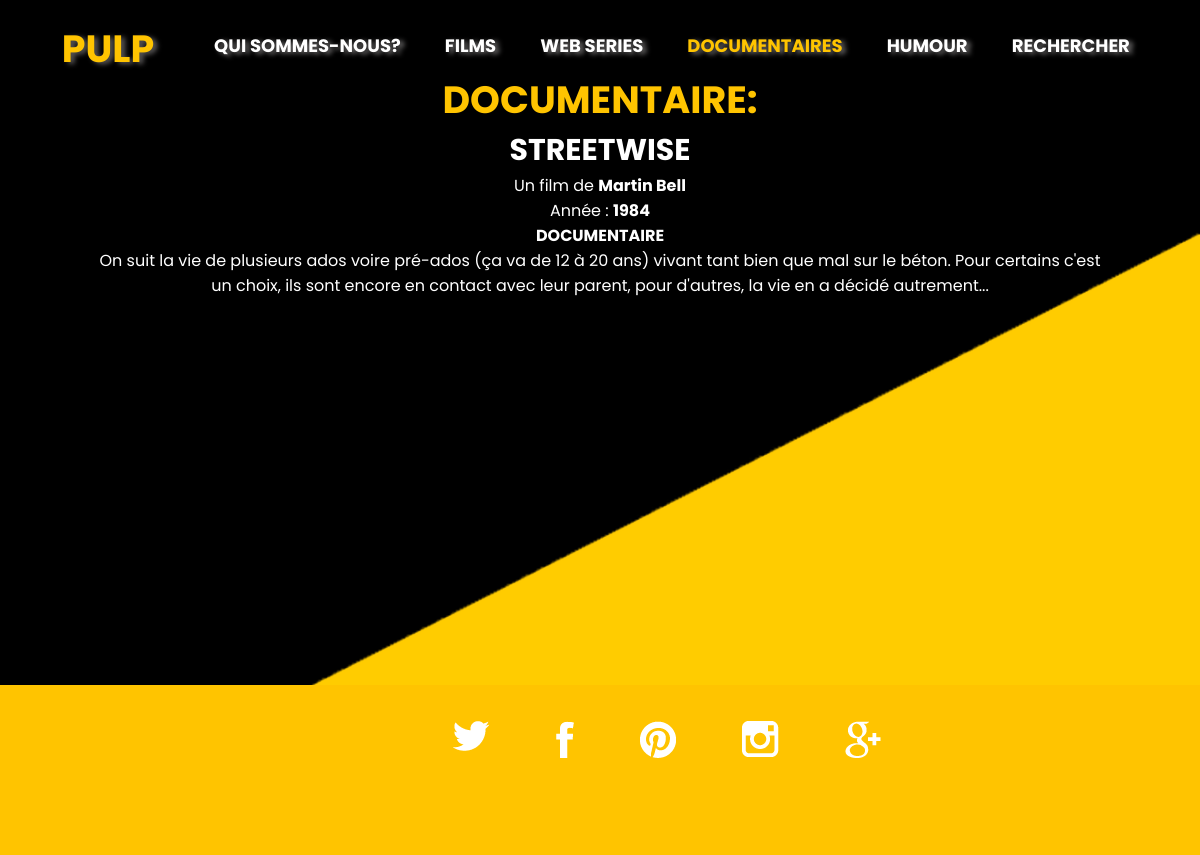
Page /php/showdocu.php?id=14 on the committed database.
### tables this page shows
CREATE TABLE IF NOT EXISTS `films` (
  `id` int(15) NOT NULL,
  `categorie` varchar(255) NOT NULL,
  `titre` varchar(255) NOT NULL,
  `realisateur` varchar(255) NOT NULL,
  `date` int(11) DEFAULT NULL,
  `genre` varchar(255) NOT NULL,
  `description` text NOT NULL,
  `img` varchar(255) NOT NULL,
  `lien` text NOT NULL,
  `visible` int(11) NOT NULL DEFAULT '1'
);

### php/showdocu.php (the view, shortened to what this page needs)
<?php
require_once "connect.php";
if(isset($_GET['id'])){
    $id = (int) $_GET['id'];
} else {
    header('Location: showdocu.php');
}
$sql = "SELECT
    `id`,
    `titre`,
    `realisateur`,
    `date`,
    `lien`,
    `description`,
    `genre`
FROM
    `films`
WHERE
  `id` = :id
";
$stmt = $pdo->prepare($sql);
$stmt->bindValue(':id', $id, PDO::PARAM_INT);
$stmt->execute();
?>
    <!DOCTYPE html>
    <html lang="fr">
    <head>
      <link rel="stylesheet" href="../styles/style.css">
    </head>
    <body id="blackyellow">
      <header class="clearfix document">
        <?php require ("header.php") ?>
      </header>
      <main class="white" >
        <section>
        <?php while($row = $stmt->fetch(PDO::FETCH_ASSOC)):?>
            <div class="white posi">
              <ul>
                <h1 class="categorie">Documentaire:</h1>
                <li>
                  <strong id="titre"><?=$row['titre']?></strong>
                </li>
                <li>
                  Un film de
                  <strong><?= $row['realisateur'] ?></strong>
                </li>
                <li>
                  Année :
                  <strong><?= $row['date'] ?></strong>
                </li>
                <li>
                  <strong id="genre"><?= $row['genre'] ?></strong>
                </li>
                <li>
                  <?= $row['description'] ?>
                </li>
                <li>
                  <strong><?=$row['lien']?></strong>
                </li>
              </ul>
            </div>
            <?php endwhile; ?>
            </section>
          </main>
          <footer>
            <?php require ("footer.php") ?>
          </footer>
    </body>
    </html>

### styles/style.css (style rules this page uses)
* { padding: 0; margin: 0; box-sizing: border-box; }
.clearfix:before, .clearfix:after { content: " "; display: table; }
.clearfix:after { clear: both; }
body { font-family: 'Poppins', sans-serif; }
header { width: 100%; }
h1 { text-transform: uppercase; text-align: center; width: 10%; float: left; margin-top: 20px; margin-left: 4%; font-size: 38px; }
main { width: 85%; margin: 0 auto; padding: 0 0 2% 0; }
iframe { width: 50%; height: 47.5vh; }
footer { background-color: #ffc400; height: 170px; width: 100%; float: left; }
#blackyellow { background-image: url('../img-layout/back.png'); background-repeat: no-repeat; background-size: 100%; background-clip: border-box; background-color: #ffc400; background-position: fixed; }
.white { color: #fff; }
.posi { margin-top: 7%; }
#titre { font-size: 30px; text-transform: uppercase; }
.white ul { float: left; }
.white ul li { text-align: center; list-style: none; }
.categorie { color: #ffc400; text-align: center; float: left; width: 100%; margin: 0 auto; }
#genre { text-transform: uppercase; }

### rows in the picture
films: titre "STREETWISE", realisateur "Martin Bell", date "1984", genre "DOCUMENTAIRE", description "On suit la vie de plusieurs ados voire pré-ados (ça va de 12 à 20 ans) vivant tant bien que mal sur le béton. Pour certains c'est un choix, ils sont encore en contact avec leur parent, pour d'autres, la vie en a décidé autrement..."
